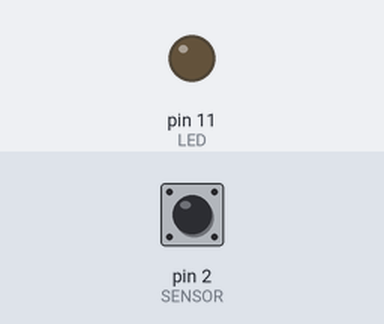
Simulated run of this sketch. Board: Arduino Uno, built with avr-gcc and run on an emulated ATmega328P. Shown: output pins drawn as LEDs (lit = HIGH). Dashed ring = blinking. Inputs (shaded band) come from the test bench; at power-on: pin 2 (SENSOR) HIGH.

Above: at 1.2 s.
1.3 s: pin 2 (SENSOR) pulsed LOW 5 times (0.12 s each, 0.3 s apart)
At 1.57 s:
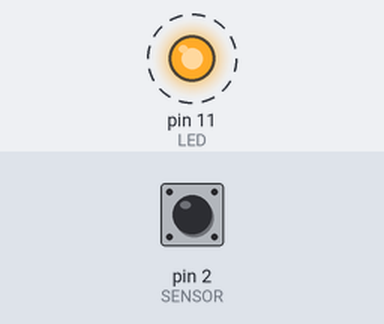
At 3.1 s:
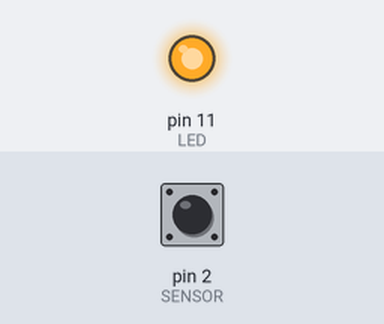
Timing chart, 0 to 4.6 s (numbered marks = the images above; inputs shaded):
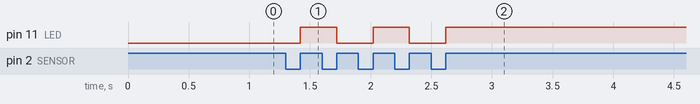

The sketch:

stunning_uusam1.ino
```cpp
int LED = 11;
int SENSOR = 2;

bool sensorState = false;

void setup() {
	pinMode(LED, OUTPUT);
	pinMode(SENSOR, INPUT);
  	digitalWrite(LED, LOW);

  	sensorState = digitalRead(SENSOR);
}


void loop () {

  if( digitalRead(SENSOR) ){
    if(!sensorState){
      sensorState = true;
      digitalWrite(LED, !digitalRead(LED));//inverte o led
    }//else, não faz nada
  } else sensorState = false;


}
```

Measured:
- after the input at 1.3 s, pin 11 (LED): alternates HIGH for 0.30 s and LOW for 0.30 s, 5 changes in all, then stays HIGH, starting after 0.12 s
